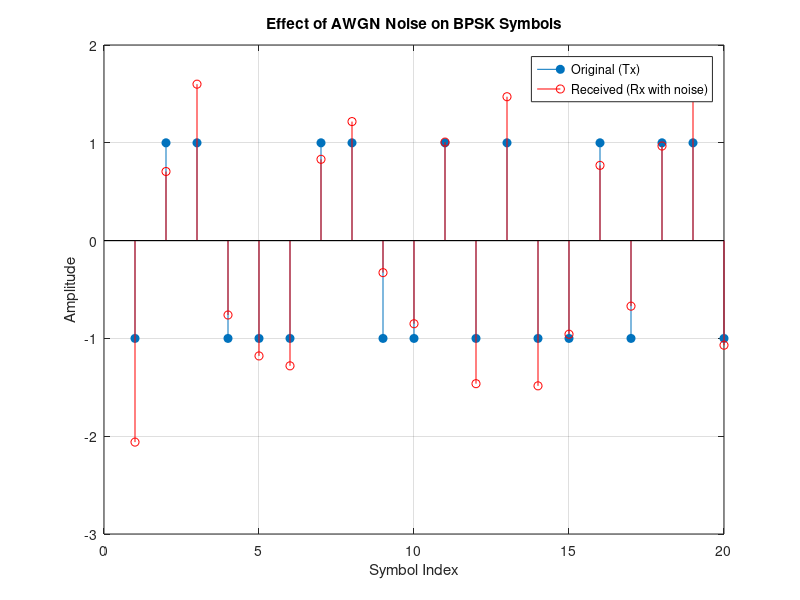

This chart was generated by the following MATLAB code:
%% Stage 3: AWGN Channel
clear; clc; close all;
rng(1);

numBits = 1000;
dataBits = randi([0 1], 1, numBits);
bpskSymbols = 2*dataBits - 1;

SNR_dB = 5;   % نجرب قيمة SNR واحدة الحين

signalPower = mean(bpskSymbols.^2);
EbN0_linear = 10^(SNR_dB/10);
Eb = signalPower;        % BPSK: bit واحد لكل symbol
N0 = Eb / EbN0_linear;
noiseVar = N0/2;

noise = sqrt(noiseVar) * randn(1, numBits);
receivedSymbols = bpskSymbols + noise;

disp('First 20 received symbols (with noise):');
disp(receivedSymbols(1:20));

figure;
stem(bpskSymbols(1:20), 'filled'); hold on;
stem(receivedSymbols(1:20), 'r');
legend('Original (Tx)', 'Received (Rx with noise)');
title('Effect of AWGN Noise on BPSK Symbols');
xlabel('Symbol Index');
ylabel('Amplitude');
grid on;

saveas(gcf, 'Stage3_AWGN_Effect.png');
